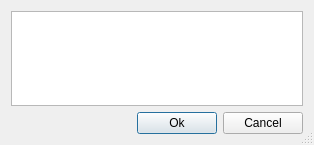
<?xml version="1.0" encoding="UTF-8"?>
<ui version="4.0">
 <class>Confirmation</class>
 <widget class="QDialog" name="Confirmation">
  <property name="geometry">
   <rect>
    <x>0</x>
    <y>0</y>
    <width>314</width>
    <height>145</height>
   </rect>
  </property>
  <property name="windowTitle">
   <string>Confirmation</string>
  </property>
  <property name="sizeGripEnabled">
   <bool>true</bool>
  </property>
  <property name="modal">
   <bool>true</bool>
  </property>
  <layout class="QVBoxLayout" name="verticalLayout">
   <item>
    <widget class="QTextBrowser" name="textBrowser"/>
   </item>
   <item>
    <layout class="QHBoxLayout" name="horizontalLayout">
     <item>
      <spacer name="horizontalSpacer">
       <property name="orientation">
        <enum>Qt::Horizontal</enum>
       </property>
       <property name="sizeHint" stdset="0">
        <size>
         <width>40</width>
         <height>20</height>
        </size>
       </property>
      </spacer>
     </item>
     <item>
      <widget class="QPushButton" name="pushButton">
       <property name="text">
        <string>Ok</string>
       </property>
      </widget>
     </item>
     <item>
      <widget class="QPushButton" name="pushButton_2">
       <property name="text">
        <string>Cancel</string>
       </property>
      </widget>
     </item>
    </layout>
   </item>
  </layout>
 </widget>
 <resources/>
 <connections>
  <connection>
   <sender>pushButton</sender>
   <signal>clicked()</signal>
   <receiver>Confirmation</receiver>
   <slot>accept()</slot>
   <hints>
    <hint type="sourcelabel">
     <x>146</x>
     <y>125</y>
    </hint>
    <hint type="destinationlabel">
     <x>31</x>
     <y>119</y>
    </hint>
   </hints>
  </connection>
  <connection>
   <sender>pushButton_2</sender>
   <signal>clicked()</signal>
   <receiver>Confirmation</receiver>
   <slot>reject()</slot>
   <hints>
    <hint type="sourcelabel">
     <x>268</x>
     <y>124</y>
    </hint>
    <hint type="destinationlabel">
     <x>317</x>
     <y>111</y>
    </hint>
   </hints>
  </connection>
 </connections>
</ui>
